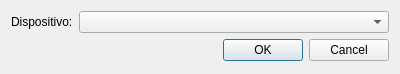
<?xml version="1.0" encoding="UTF-8"?>
<ui version="4.0">
 <class>PreferencesDialog</class>
 <widget class="QDialog" name="PreferencesDialog">
  <property name="geometry">
   <rect>
    <x>0</x>
    <y>0</y>
    <width>400</width>
    <height>74</height>
   </rect>
  </property>
  <property name="windowTitle">
   <string>Dialog</string>
  </property>
  <layout class="QFormLayout" name="formLayout">
   <property name="sizeConstraint">
    <enum>QLayout::SetDefaultConstraint</enum>
   </property>
   <item row="0" column="0">
    <widget class="QLabel" name="label">
     <property name="sizePolicy">
      <sizepolicy hsizetype="Preferred" vsizetype="Preferred">
       <horstretch>0</horstretch>
       <verstretch>0</verstretch>
      </sizepolicy>
     </property>
     <property name="text">
      <string>Dispositivo:</string>
     </property>
    </widget>
   </item>
   <item row="0" column="1">
    <widget class="QComboBox" name="cbDispositivo"/>
   </item>
   <item row="2" column="1">
    <widget class="QDialogButtonBox" name="buttonBox">
     <property name="orientation">
      <enum>Qt::Horizontal</enum>
     </property>
     <property name="standardButtons">
      <set>QDialogButtonBox::Cancel|QDialogButtonBox::Ok</set>
     </property>
    </widget>
   </item>
  </layout>
 </widget>
 <resources/>
 <connections>
  <connection>
   <sender>buttonBox</sender>
   <signal>accepted()</signal>
   <receiver>PreferencesDialog</receiver>
   <slot>accept()</slot>
   <hints>
    <hint type="sourcelabel">
     <x>248</x>
     <y>254</y>
    </hint>
    <hint type="destinationlabel">
     <x>157</x>
     <y>274</y>
    </hint>
   </hints>
  </connection>
  <connection>
   <sender>buttonBox</sender>
   <signal>rejected()</signal>
   <receiver>PreferencesDialog</receiver>
   <slot>reject()</slot>
   <hints>
    <hint type="sourcelabel">
     <x>316</x>
     <y>260</y>
    </hint>
    <hint type="destinationlabel">
     <x>286</x>
     <y>274</y>
    </hint>
   </hints>
  </connection>
 </connections>
</ui>
